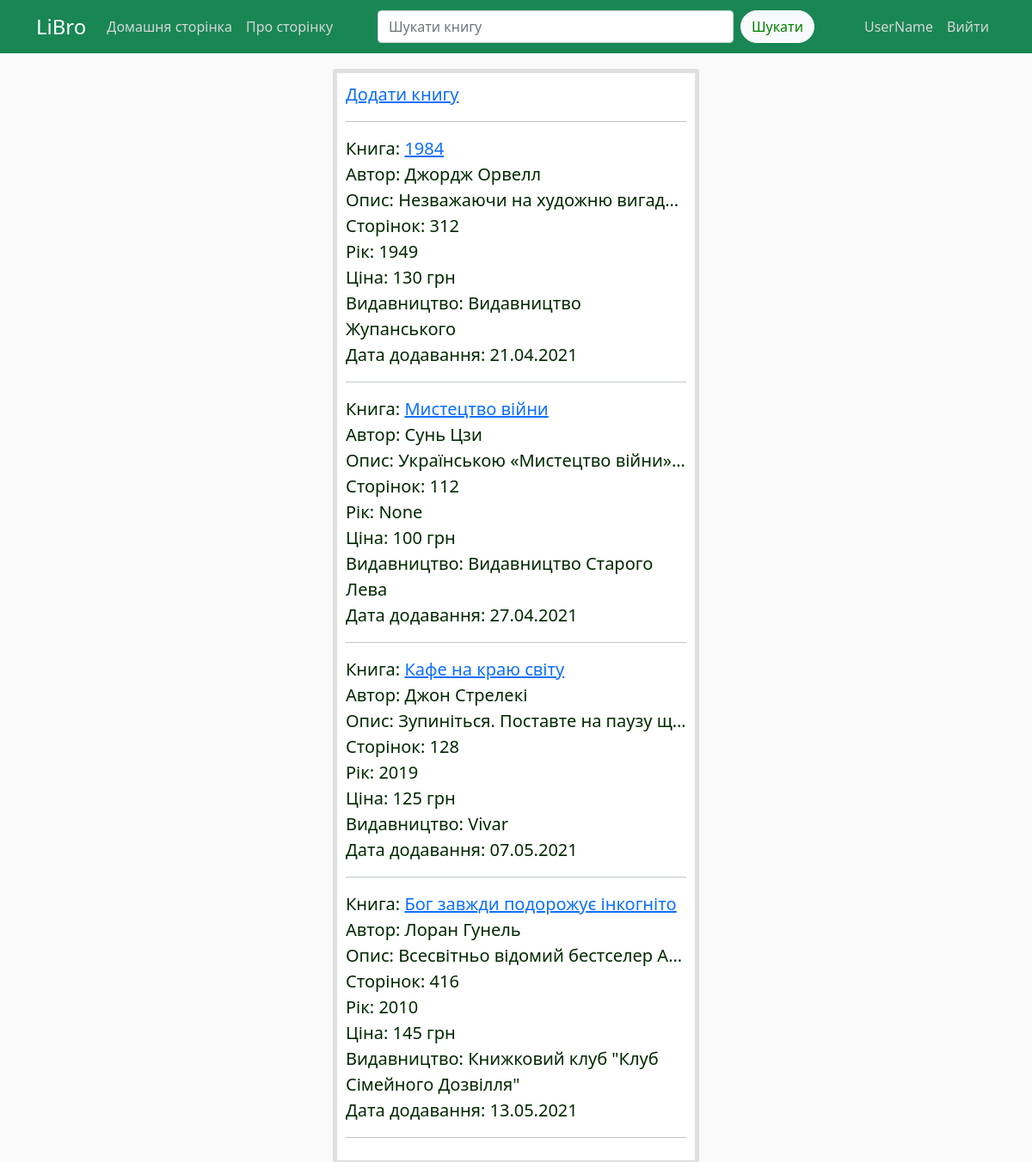
Screenshot of /home (signed in) with the database file from the repository.
### app/models.py (models this page shows)
class User(db.Model, UserMixin):
	id = db.Column(db.Integer, primary_key=True)
	user_login = db.Column(db.String(25), unique=True, nullable=False)
	user_password = db.Column(db.String(25), unique=False, nullable=False)
	user_books = db.relationship('User_books', backref='user', lazy=True)

class Books(db.Model):
	book_id = db.Column(db.Integer, primary_key=True)
	book_name = db.Column(db.String, nullable=False)
	description = db.Column(db.Text)
	page = db.Column(db.Integer)
	year = db.Column(db.Integer)
	publisher_id = db.Column(db.Integer, db.ForeignKey('publishers.publishers_id'))
	categories_id = db.Column(db.Integer, db.ForeignKey('categories.category_id'))
	user_books = db.relationship('User_books', backref='book', lazy=True)

class Authors(db.Model):
	author_id = db.Column(db.Integer, primary_key=True)
	first_name = db.Column(db.String(25), nullable=False)
	second_name = db.Column(db.String(25), nullable=False)
	book = db.relationship('Books', secondary=autor_has_books, backref=db.backref('autor'), lazy='dynamic')

class User_books(db.Model):
	user_book_id = db.Column(db.Integer, primary_key=True)
	price = db.Column(db.Integer)
	data_added = db.Column(db.Date)
	data_readed = db.Column(db.Date)
	rating = db.Column(db.INTEGER)
	rewiew = db.Column(db.Text)
	status_id = db.Column(db.Integer, db.ForeignKey('shelves.shelves_id'))
	user_id = db.Column(db.Integer, db.ForeignKey('user.id'))
	book_id = db.Column(db.Integer, db.ForeignKey('books.book_id'))

class Publishers(db.Model):
	publishers_id = db.Column(db.Integer, primary_key=True)
	publishes_name = db.Column(db.String(50), nullable=False)
	books = db.relationship('Books', backref='publisher', lazy=True)

### app/views.py (the view)
@app.route("/")
@app.route("/home")
def home():
    books = []#якщо користувач не авторизований, щоб не вибивало помилку
    if current_user.is_authenticated:
        books = db.session.query(User, User_books, Books, Publishers, autor_has_books, Authors#об'єднюємо таблиці
            ).filter(
                User_books.user_id==current_user.id
            ).filter(
                User.id==current_user.id
            ).filter(
                Books.book_id==User_books.book_id
            ).filter(
                Publishers.publishers_id==Books.publisher_id
            ).filter(
                Books.book_id==autor_has_books.columns.book_id
            ).filter(
                Authors.author_id==autor_has_books.columns.book_id
            ).all()
    return render_template('home.html', title='LiBro', books=books)

### app/models.py (called while the page is built)
@login_manager.user_loader
def load_user(user_id):
    return User.query.get(int(user_id))

### app/templates/home.html
{% extends "layout.html" %}
{% block content %}
	{% if current_user.is_authenticated %}
		<a href="{{ url_for('add_book') }}">Додати книгу</a>
		<hr>
		{% for book in books %}
			<article class="media content-section">
	          <div class="media-body">
	            <div class="article-metadata">
	              <div>Книга: <a href="{{ url_for('book', user_book_id=book.User_books.user_book_id) }}">{{ book.Books.book_name }}</a></div>
	              <div>Автор: {{ book.Authors.first_name }} {{ book.Authors.second_name }}</div>
	              <div style="text-overflow: ellipsis; overflow: hidden; white-space: nowrap">Опис: {{ book.Books.description }}</div>
	              <div>Сторінок: {{ book.Books.page }}</div>
	              <div>Рік: {{ book.Books.year }}</div>
	              <div>Ціна: {{ book.User_books.price }} грн</div>
	              <div>Видавництво: {{ book.Publishers.publishes_name }}</div>
	              <div>Дата додавання: {{ book.User_books.data_added.strftime('%d.%m.%Y') }}</div>
	            </div>
	          </div>
	        </article>
	        <hr>
		{% endfor %}
	{% else %}
		<h3>Інформація про наш сайт</h3>
		<div>На нашому сайті ви можете вести облік книг</div>
	{% endif %}
{% endblock content %}

### app/templates/layout.html (shortened to what this page needs)
<!DOCTYPE html>
<html>
<head lang="en">
    <link href="https://cdn.jsdelivr.net/npm/bootstrap@5.0.0-beta2/dist/css/bootstrap.min.css" rel="stylesheet">
    <link rel="stylesheet" type="text/css" href="static/css/custom.css">
</head>
<body>
    <header>
      <nav class="navbar navbar-expand-lg navbar-dark bg-success fixed-top">
        <div class="container">
          <a class="navbar-brand fs-4" href="/">LiBro</a>
            <div class="collapse navbar-collapse fs-6" id="navbarNavDropdown">
                <ul class="navbar-nav">
                    <li class="nav-item">
                      <a class="nav-link rounded" aria-current="page" href="{{url_for('home')}}">Домашня сторінка</a>
                    </li>
                    <li class="nav-item">
                      <a class="nav-link rounded" aria-current="page" href="{{url_for('about')}}">Про сторінку</a>
                    </li>
                </ul>
            </div>
              <div class="col-6">
                <form class="d-flex">
                  <input class="form-control me-2" type="search" placeholder="Шукати книгу" aria-label="Search">
                  <button class="btn btn-light rounded-pill" type="submit">Шукати</button>
                </form>
              </div>
            <div class="navbar-nav">
              {% if current_user.is_authenticated %}
                <div class="nav-item nav-link rounded">{{ current_user.user_login }}</div>
                <a class="nav-item nav-link rounded" href="{{ url_for('logout') }}">Вийти</a>
              {% else %}
                <a class="nav-item nav-link rounded" href="{{ url_for('login') }}">Увійти</a>
                <a class="nav-item nav-link rounded" href="{{ url_for('register') }}">Зареєструватись</a>
              {% endif %}
            </div>
        </div>
      </nav>
    </header>
    <main class="container">
        <div class="card border-5 fs-5">
            {% block content %}
            {% endblock %}
        </div>
    </main>
</body>
</html>

### app/static/css/custom.css (style rules this page uses)
body { background: #fafafa; color: #002800; margin-top: 5rem; }
.navbar-nav .nav-link { color: #d4d6d7 !important; }
.btn-light { color: green !important; margin-right: 50px; }
.card { padding: 10px; }
main.container { width: 450px; }

### rows the page displays
User: user_login "UserName", Books.book_name "1984", Authors.first_name "Джордж", Authors.second_name "Орвелл", Books.description "Незважаючи на художню вигад…", Books.page "312", Books.year "1949", User_books.price "130", Publishers.publishes_name "Видавництво Жупанського", User_books.data_added "21.04.2021", Books.book_name "Мистецтво війни", Authors.first_name "Сунь", Authors.second_name "Цзи", Books.description "Українською «Мистецтво війни»…", Books.page "112", Books.year "None", User_books.price "100", Publishers.publishes_name "Видавництво Старого Лева", User_books.data_added "27.04.2021", Books.book_name "Кафе на краю світу", Authors.first_name "Джон", Authors.second_name "Стрелекі", Books.description "Зупиніться. Поставте на паузу щ…", Books.page "128", Books.year "2019", User_books.price "125", Publishers.publishes_name "Vivar", User_books.data_added "07.05.2021", Books.book_name "Бог завжди подорожує інкогніто", Authors.first_name "Лоран", Authors.second_name "Гунель", Books.description "Всесвітньо відомий бестселер A…", Books.page "416", Books.year "2010", User_books.price "145", Publishers.publishes_name "Книжковий клуб \"Клуб Сімейного Дозвілля\"", User_books.data_added "13.05.2021"
